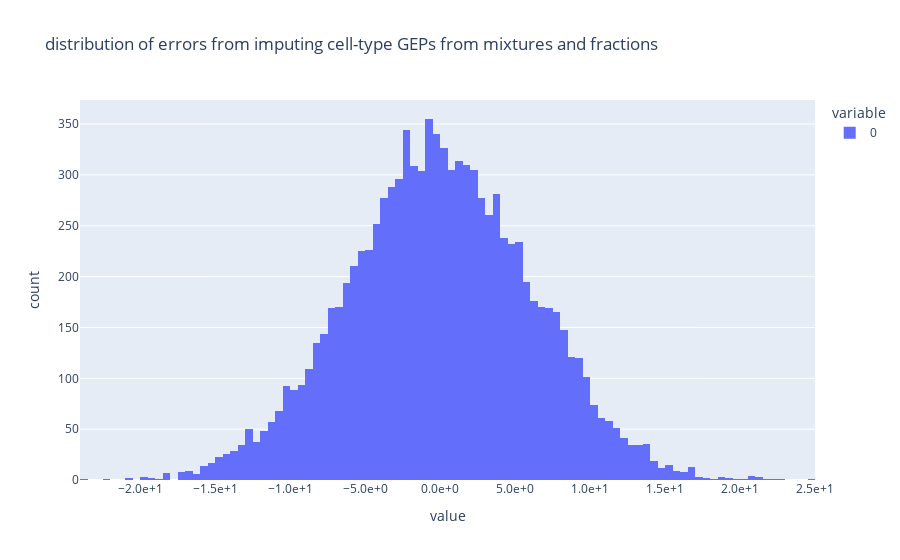

The code cell stored with this chart in its notebook:
### Code cell
rng = np.random.default_rng(seed=0)

fig = px.histogram(
    rng.choice(errors.values.flatten(), size=10000),
    title="distribution of errors from imputing cell-type GEPs from mixtures and fractions"
)
fig.update_layout(xaxis={'tickformat':'.1e'})

### Figure 1 — Plotly figure (JSON) as saved in the notebook; plotly's stock layout.template omitted (floating-point values rounded to 4 significant figures; data arrays with more than 128 entries replaced by an {"elided": "..."} marker saying what was removed)
{"data": [{"alignmentgroup": "True", "bingroup": "x", "hovertemplate": "variable=0<br>value=%{x}<br>count=%{y}<extra></extra>", "legendgroup": "0", "marker": {"color": "#636efa", "pattern": {"shape": ""}}, "name": "0", "offsetgroup": "0", "orientation": "v", "showlegend": true, "type": "histogram", "x": {"elided": "10000 float values"}, "xaxis": "x", "yaxis": "y"}], "layout": {"autosize": true, "barmode": "relative", "legend": {"title": {"text": "variable"}, "tracegroupgap": 0}, "title": {"text": "distribution of errors from imputing cell-type GEPs from mixtures and fractions"}, "xaxis": {"anchor": "y", "autorange": true, "domain": [0, 1], "range": [-24, 25], "tickformat": ".1e", "title": {"text": "value"}, "type": "linear"}, "yaxis": {"anchor": "x", "autorange": true, "domain": [0, 1], "range": [0, 373.7], "title": {"text": "count"}}}}
